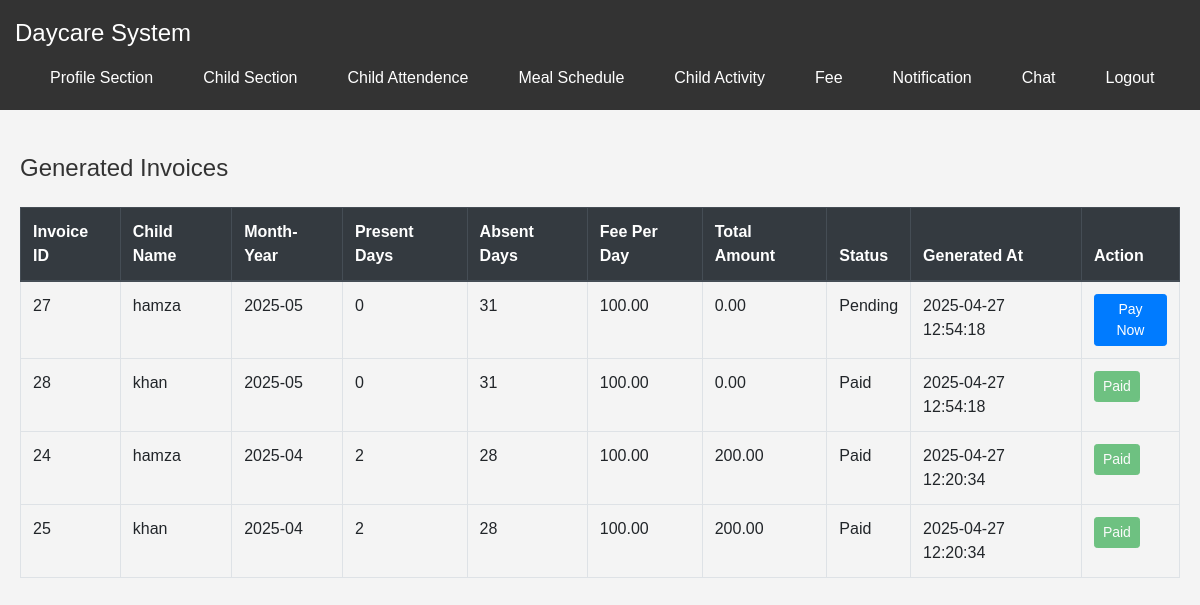
The app's page /child_payment.php (signed in) with its own data.
### tables this page shows
CREATE TABLE `invoices` (
  `id` int(11) NOT NULL,
  `daycare_id` int(11) NOT NULL,
  `child_id` int(11) NOT NULL,
  `month_year` varchar(20) NOT NULL,
  `present_days` int(11) NOT NULL,
  `absent_days` int(11) NOT NULL,
  `fee_per_day` decimal(10,2) NOT NULL,
  `total_amount` decimal(10,2) NOT NULL,
  `status` varchar(500) NOT NULL,
  `generated_at` timestamp NOT NULL DEFAULT current_timestamp()
);

### child_payment.php (the view, shortened to what this page needs)
<?php
include 'db_connection.php';
$daycare_id = $_SESSION['user_id'];
$child_ids = [];
$child_names = [];
$sql_children = "SELECT id, name FROM daycare_children WHERE daycare_id = '$daycare_id'";
$result_children = mysqli_query($conn, $sql_children);
if (mysqli_num_rows($result_children) > 0) {
    while ($child = mysqli_fetch_assoc($result_children)) {
        $child_ids[] = $child['id'];
        $child_names[$child['id']] = $child['name'];
    }
}
$invoices = [];
if (!empty($child_ids)) {
    $child_ids_string = implode(',', $child_ids);
    $sql_invoices = "SELECT * FROM invoices WHERE child_id IN ($child_ids_string) ORDER BY generated_at DESC";
    $result_invoices = mysqli_query($conn, $sql_invoices);
    if (mysqli_num_rows($result_invoices) > 0) {
        while ($invoice = mysqli_fetch_assoc($result_invoices)) {
            $invoices[] = $invoice;
        }
    }
}
?>
<!DOCTYPE html>
<html lang="en">
<head>
    <link rel="stylesheet" href="https://stackpath.bootstrapcdn.com/bootstrap/4.5.2/css/bootstrap.min.css">
</head>
<body>
<?php include 'navbar.php'; ?>
<div class="container mt-4">
    <h4 class="mb-4">Generated Invoices</h4>
    <table class="table table-bordered">
        <thead class="thead-dark">
            <tr>
                <th>Invoice ID</th>
                <th>Child Name</th>
                <th>Month-Year</th>
                <th>Present Days</th>
                <th>Absent Days</th>
                <th>Fee Per Day</th>
                <th>Total Amount</th>
                <th>Status</th>
                <th>Generated At</th>
                <th>Action</th>
            </tr>
        </thead>
        <tbody>
            <?php if (!empty($invoices)) : ?>
                <?php foreach ($invoices as $invoice) : ?>
                    <tr>
                        <td><?php echo htmlspecialchars($invoice['id']); ?></td>
                        <td><?php echo htmlspecialchars($child_names[$invoice['child_id']] ?? 'Unknown Child'); ?></td>
                        <td><?php echo htmlspecialchars($invoice['month_year']); ?></td>
                        <td><?php echo htmlspecialchars($invoice['present_days']); ?></td>
                        <td><?php echo htmlspecialchars($invoice['absent_days']); ?></td>
                        <td><?php echo htmlspecialchars($invoice['fee_per_day']); ?></td>
                        <td><?php echo htmlspecialchars($invoice['total_amount']); ?></td>
                        <td><?php echo htmlspecialchars($invoice['status'] ?? 'Pending'); ?></td>
                        <td><?php echo htmlspecialchars($invoice['generated_at']); ?></td>
                        <td>
                            <?php if (($invoice['status'] ?? 'Pending') != 'Paid') : ?>
                                <button class="btn btn-primary btn-sm pay-now-btn" data-toggle="modal" data-target="#paymentModal" data-invoice-id="<?php echo $invoice['id']; ?>">
                                    Pay Now
                                </button>
                            <?php else: ?>
                                <button class="btn btn-success btn-sm" disabled>Paid</button>
                            <?php endif; ?>
                        </td>
                    </tr>
                <?php endforeach; ?>
            <?php else : ?>
                <tr>
                    <td colspan="10" class="text-center">No invoices found.</td>
                </tr>
            <?php endif; ?>
        </tbody>
    </table>
</div>
</body>
</html>

### styles.css (style rules this page uses)
body { font-family: Arial, sans-serif; margin: 0; padding: 0; background-color: #f4f4f4; color: #333; }
.container { max-width: 1200px; margin: 0 auto; padding: 20px; }

### records on screen
invoices: id "27", child "hamza", month_year "2025-05", present_days "0", absent_days "31", fee_per_day "100.00", total_amount "0.00", status "Pending", generated_at "2025-04-27 12:54:18"
invoices: id "28", child "khan", month_year "2025-05", present_days "0", absent_days "31", fee_per_day "100.00", total_amount "0.00", status "Paid", generated_at "2025-04-27 12:54:18"
invoices: id "24", child "hamza", month_year "2025-04", present_days "2", absent_days "28", fee_per_day "100.00", total_amount "200.00", status "Paid", generated_at "2025-04-27 12:20:34"
invoices: id "25", child "khan", month_year "2025-04", present_days "2", absent_days "28", fee_per_day "100.00", total_amount "200.00", status "Paid", generated_at "2025-04-27 12:20:34"
